Frame 1 (no input): blank canvas, image omitted
Frame 60 (the mouse pressed at the canvas centre just before this capture): blank canvas, image omitted
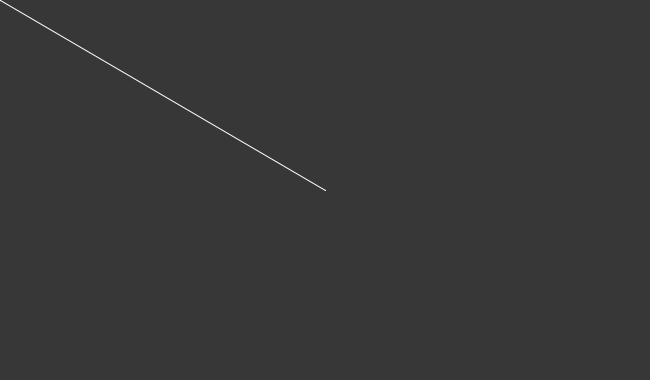
Frame 120 (the mouse held since frame 60 and released just before this capture)

The Processing sketch whose frames 1 and 60 were blank and that drew this single picture after the mouse press (run headless with seeded random() and noise(); from frame 60 on, the mouse is pressed at the canvas centre):

// Processing sketch: E_UsingMouseVariables2
// ── E_UsingMouseVariables2.pde
void setup() {
  size(650, 380);
  background(55);
}

void draw() { 
  
  //background(55); // If the background is here, then we would never see the mouse trace.
  stroke(255);
  line(pmouseX,pmouseY,mouseX,mouseY); // pmouseX/Y stores the previous mouse position.
  
}
